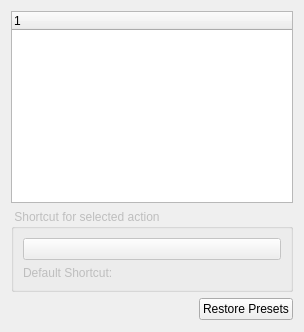
     <widget class="QWidget" name="key">
      <attribute name="title">
       <string>Key Bindings</string>
      </attribute>
      <layout class="QVBoxLayout" name="verticalLayout_12">
       <item>
        <widget class="QTreeWidget" name="keyTree">
         <property name="editTriggers">
          <set>QAbstractItemView::NoEditTriggers</set>
         </property>
         <property name="expandsOnDoubleClick">
          <bool>false</bool>
         </property>
         <column>
          <property name="text">
           <string>1</string>
          </property>
         </column>
        </widget>
       </item>
       <item>
        <widget class="QGroupBox" name="shortcutBox">
         <property name="enabled">
          <bool>false</bool>
         </property>
         <property name="title">
          <string> Shortcut for selected action </string>
         </property>
         <layout class="QVBoxLayout" name="verticalLayout_6">
          <item>
           <widget class="ShortcutButton" name="shortcutButton">
            <property name="text">
             <string/>
            </property>
           </widget>
          </item>
          <item>
           <layout class="QHBoxLayout" name="horizontalLayout_10">
            <item>
             <widget class="QLabel" name="label_9">
              <property name="text">
               <string>Default Shortcut:</string>
              </property>
             </widget>
            </item>
            <item>
             <widget class="QLabel" name="defaultShortcut">
              <property name="font">
               <font>
                <weight>75</weight>
                <bold>true</bold>
               </font>
              </property>
              <property name="text">
               <string/>
              </property>
             </widget>
            </item>
           </layout>
          </item>
         </layout>
        </widget>
       </item>
       <item>
        <layout class="QHBoxLayout" name="horizontalLayout_12">
         <item>
          <spacer name="horizontalSpacer_7">
           <property name="orientation">
            <enum>Qt::Horizontal</enum>
           </property>
           <property name="sizeHint" stdset="0">
            <size>
             <width>188</width>
             <height>23</height>
            </size>
           </property>
          </spacer>
         </item>
         <item>
          <widget class="QPushButton" name="presetsButton">
           <property name="toolTip">
            <string>Restore default shortcuts</string>
           </property>
           <property name="statusTip">
            <string>Restore default shortcuts</string>
           </property>
           <property name="text">
            <string>Restore Presets</string>
           </property>
          </widget>
         </item>
        </layout>
       </item>
      </layout>
     </widget>
